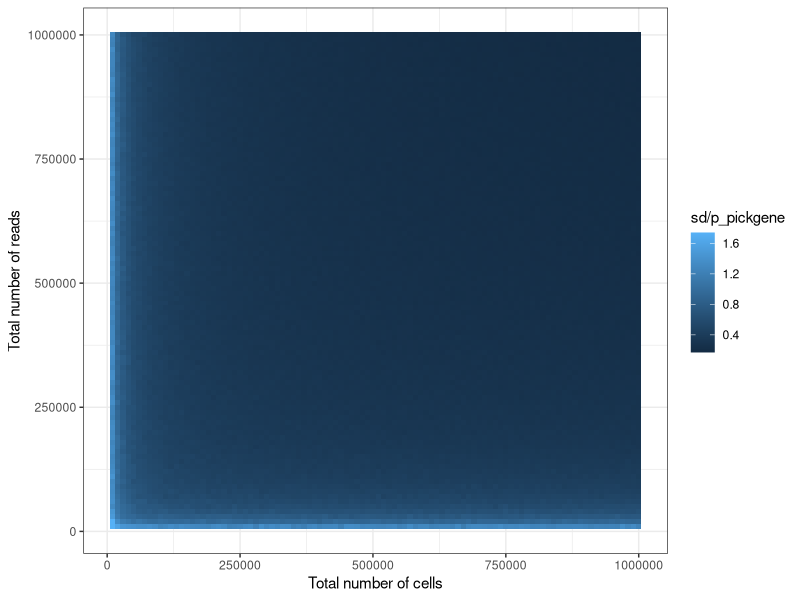
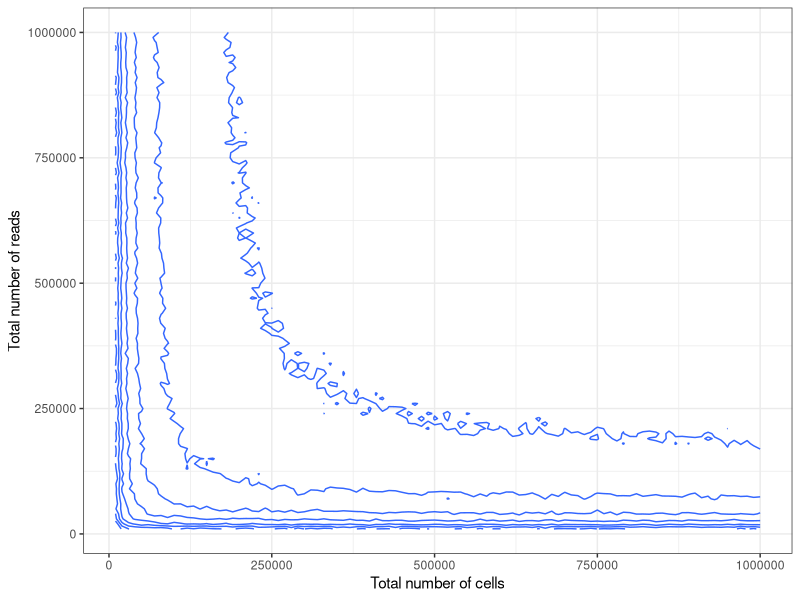
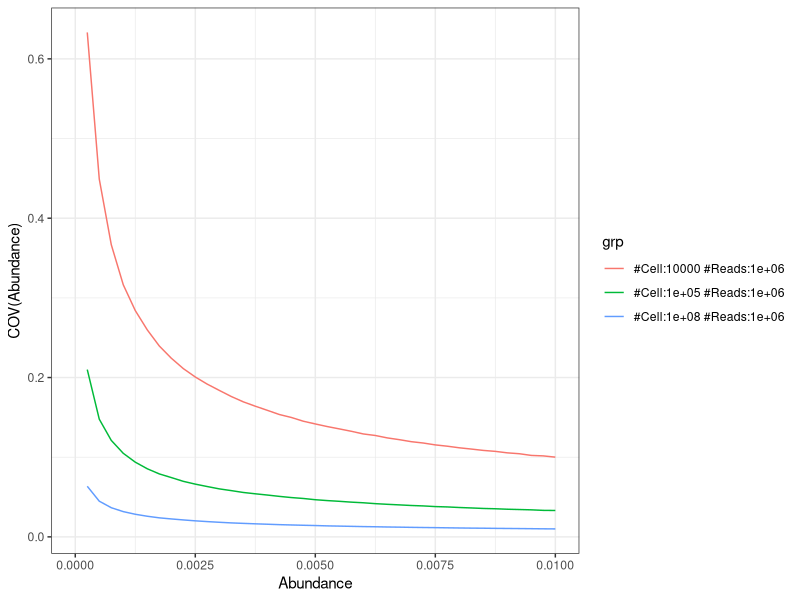
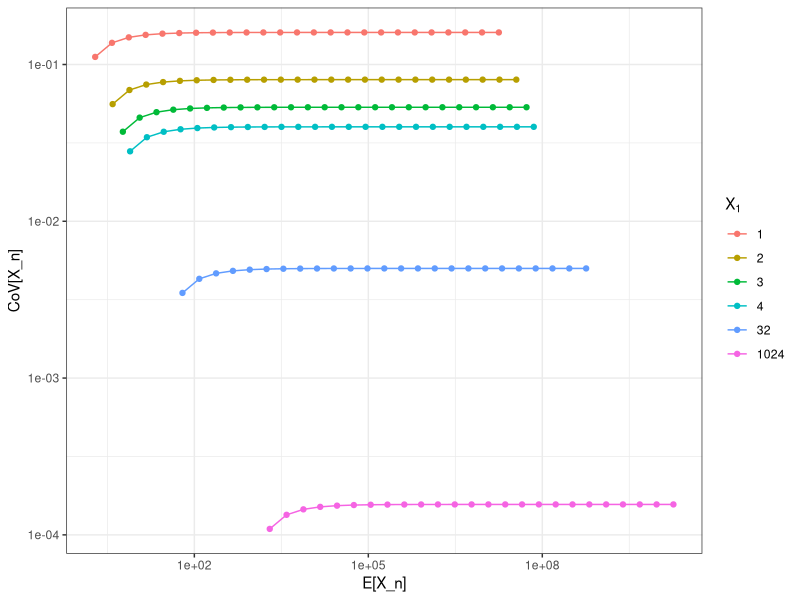
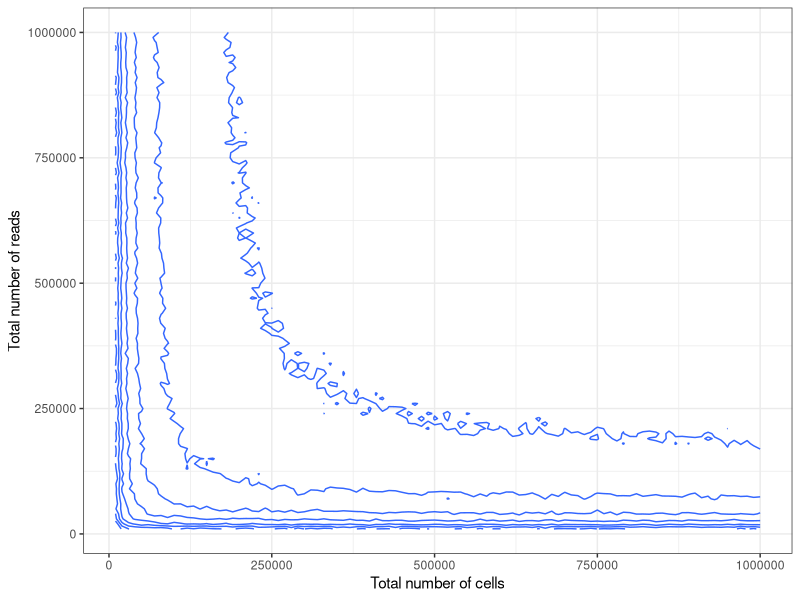
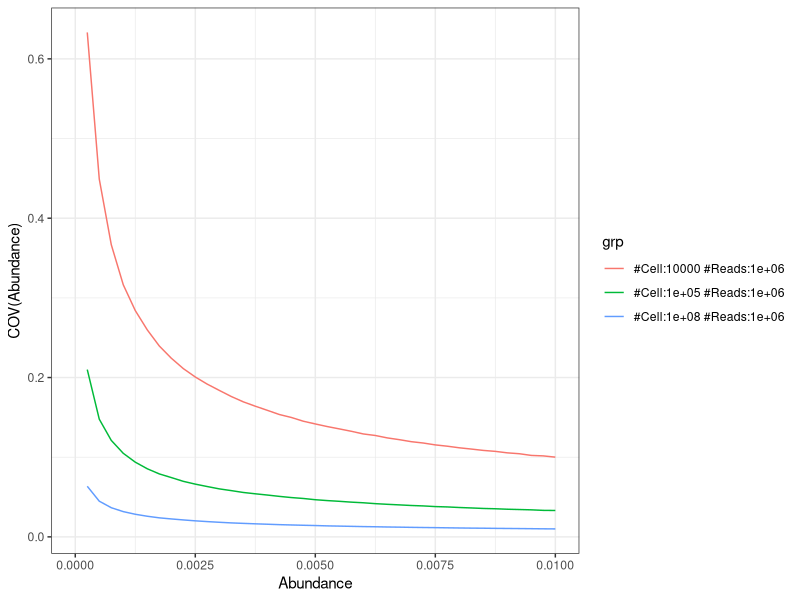
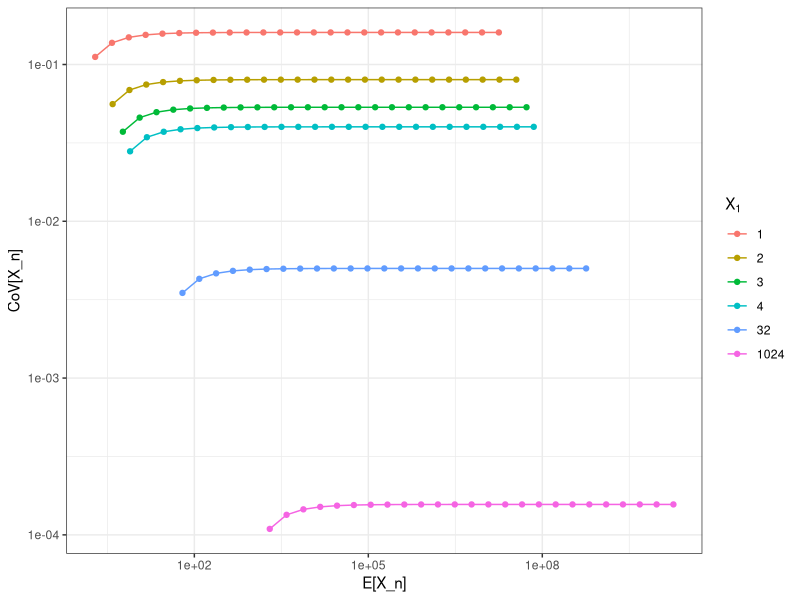

Reproduce these figures in R, in order.

library(ggplot2)

################################################################################
########## Plot simulation: Variance, function of cells and reads ##############
################################################################################


#p_pickgene=1/20000 # typical p value; one grna per gene

#p_pickgene=1/4000 # typical p value; one grna per gene -- kinome lib

p_pickgene=1/4000/4 # typical p value; one grna per gene -- kinome lib   4x guides/gene


samplefun <- function(p_pickgene, numcell, totread, numsamp=1000){
  p_pickcell <- rbinom(numsamp, numcell, p_pickgene)/numcell
  est_p <- rbinom(numsamp, totread, p_pickcell)/totread
  est_p
  sd(est_p)
}


totest <- merge(
  data.frame(numcell=(1:10)*c(100000)),
  data.frame(totread=(1:10)*c(100000))
)

totest <- merge(
  data.frame(numcell=(1:100)*c(10000)),
  data.frame(totread=(1:100)*c(10000))
)
totest$sd <- NA

for(i in 1:nrow(totest)){
  totest$sd[i] <- samplefun(p_pickgene, totest$numcell[i], totest$totread[i], numsamp=1000)
}

ggplot(totest, aes(numcell, totread, fill=sd/p_pickgene)) + 
  geom_tile() + 
  theme_bw() +
  xlab("Total number of cells") + 
  ylab("Total number of reads")


ggplot(totest, aes(numcell, totread, z=sd)) + #/p_pickgene
  geom_contour() + 
  theme_bw() +
  xlab("Total number of cells") + 
  ylab("Total number of reads")
ggsave("out/supfig7a.svg", width = 4, height = 4)


# two cases: sequencing depth is rate limiting, or the number of cells are




######### pick out a line: variance vs expected variance for poisson


################################################################################
##################### Simulation of CoV, different cell counts #################
################################################################################


### one
onecurve <- data.frame(
  p_pickgene=(1/4000)*(0:40),
  numcell=100000
)
onecurve$sd <- NA
onecurve$totread <- 1000000
onecurve_1 <- onecurve

### two
onecurve <- data.frame(
  p_pickgene=(1/4000)*(0:40),
  numcell=10000
)
onecurve$sd <- NA
onecurve$totread <- 1000000
onecurve_2 <- onecurve


### three -- infinite cells
onecurve <- data.frame(
  p_pickgene=(1/4000)*(0:40),
  numcell=100000000
)
onecurve$sd <- NA
onecurve$totread <- 1000000
onecurve_3 <- onecurve

### all
onecurve <- rbind(onecurve_1,onecurve_2,onecurve_3)

for(i in 1:nrow(onecurve)){
  onecurve$sd[i] <- samplefun(onecurve$p_pickgene[i], onecurve$numcell[i], onecurve$totread[i], numsamp=100000)
}
#ggplot(onecurve, aes(p_pickgene, sd/p_pickgene, color=totread, group=totread)) + geom_line() + ylab("COV(p_pickgene)")

onecurve$cov <- onecurve$sd / onecurve$p_pickgene


onecurve$grp <- paste0("#Cell:",onecurve$numcell," #Reads:",onecurve$totread)
ggplot(onecurve, aes(p_pickgene, cov, color=grp, group=grp)) + 
  geom_line() + 
  xlab("Abundance") + ylab("COV(Abundance)") + 
  theme_bw()
ggsave("out/supfig7b.svg", width = 6, height = 4)



###Poisson:
#mean is lambda; var is lambda. COV is 1/sqrt(lambda)



################################################################################
##################### PCR variance etc ######################################### new eq
################################################################################

K <- 0.95
mu <- K+1
sigma2 <- (1-mu)**2 * (1-K) + (2-mu)**2*K

f_with_startnum <- function(startnum){
  pcr_est <- data.frame(
    n=1:25
  )
  pcr_est$startnum <- startnum 
  
  pcr_est$var_xn <- mu**(pcr_est$n-1) * (1-mu**pcr_est$n) / (1-mu) * sigma2
  pcr_est$mean_xn <- mu**pcr_est$n * pcr_est$startnum  
  pcr_est
}

toplot <- rbind(f_with_startnum(1), f_with_startnum(2), f_with_startnum(3), f_with_startnum(4), f_with_startnum(32), f_with_startnum(1024))
toplot$sd_xn <- sqrt(toplot$var_xn)
toplot$cov_xn <- sqrt(toplot$var_xn)/toplot$mean_xn

toplot$startnum_f <- factor(paste(toplot$startnum), levels=unique(paste(toplot$startnum)))

ggplot(toplot, aes(mean_xn, cov_xn, color=startnum_f, group=startnum_f)) + 
  geom_point() + 
  geom_line() + 
  scale_x_log10() + 
  scale_y_log10() +
  theme_bw() + 
  xlab("E[X_n]") + 
  ylab("CoV[X_n]") +
  scale_color_discrete(name = bquote(X[1]))
ggsave("out/supfig7c.svg", width = 5, height = 4)





################################################################################
##################### Estimation variance due to PCR  ##########################  hard!
################################################################################

K <- 0.95
mu <- K+1
sigma2 <- (1-mu)**2 * (1-K) + (2-mu)**2*K

f_var <- function(){
  pcr_est <- data.frame(
    startnum = 1:100
  )
  pcr_est$n <- 25
  #  pcr_est$startnum <- startnum 
  
  pcr_est$var_xn <- mu**(pcr_est$n-1) * (1-mu**pcr_est$n) / (1-mu) * sigma2
  pcr_est$mean_xn <- mu**pcr_est$n * pcr_est$startnum  
  pcr_est
}


